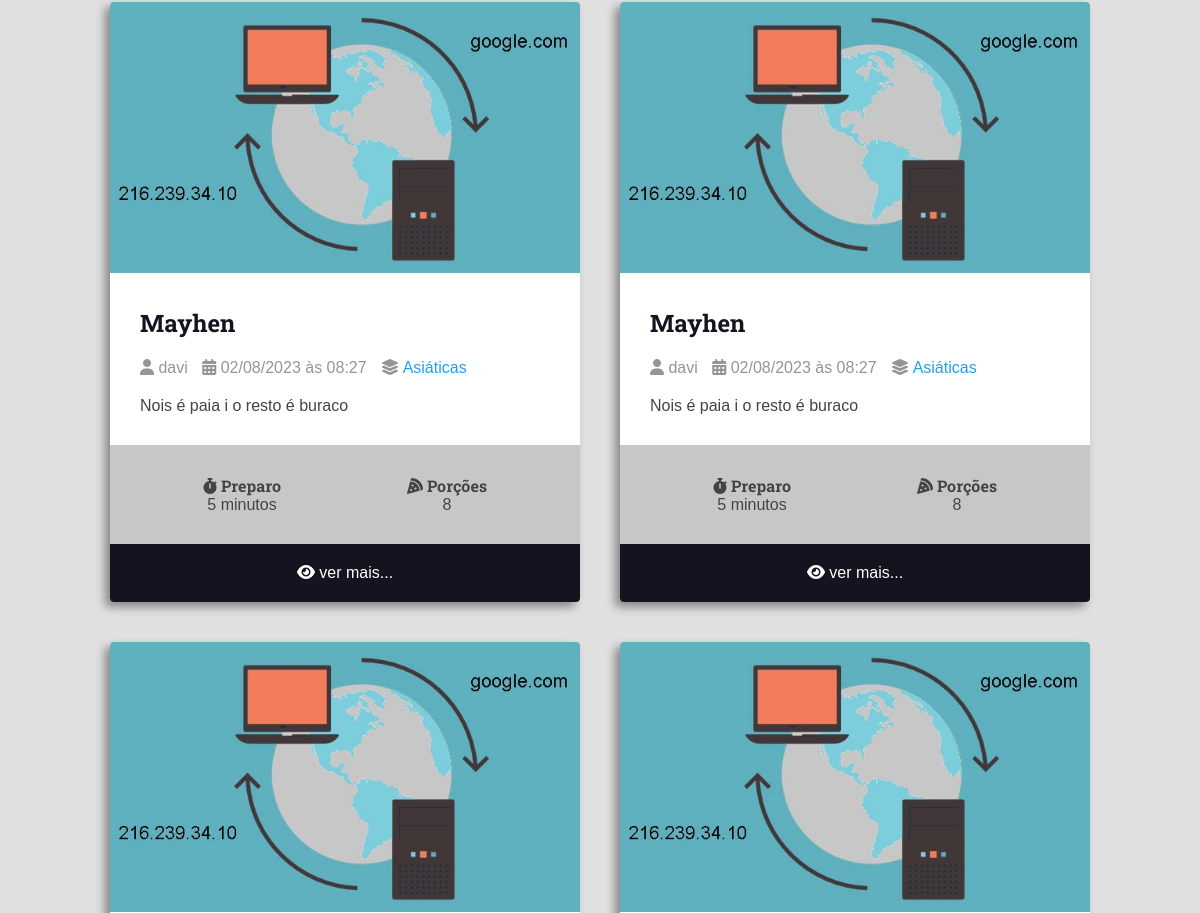
The app's page / (middle part), older data.
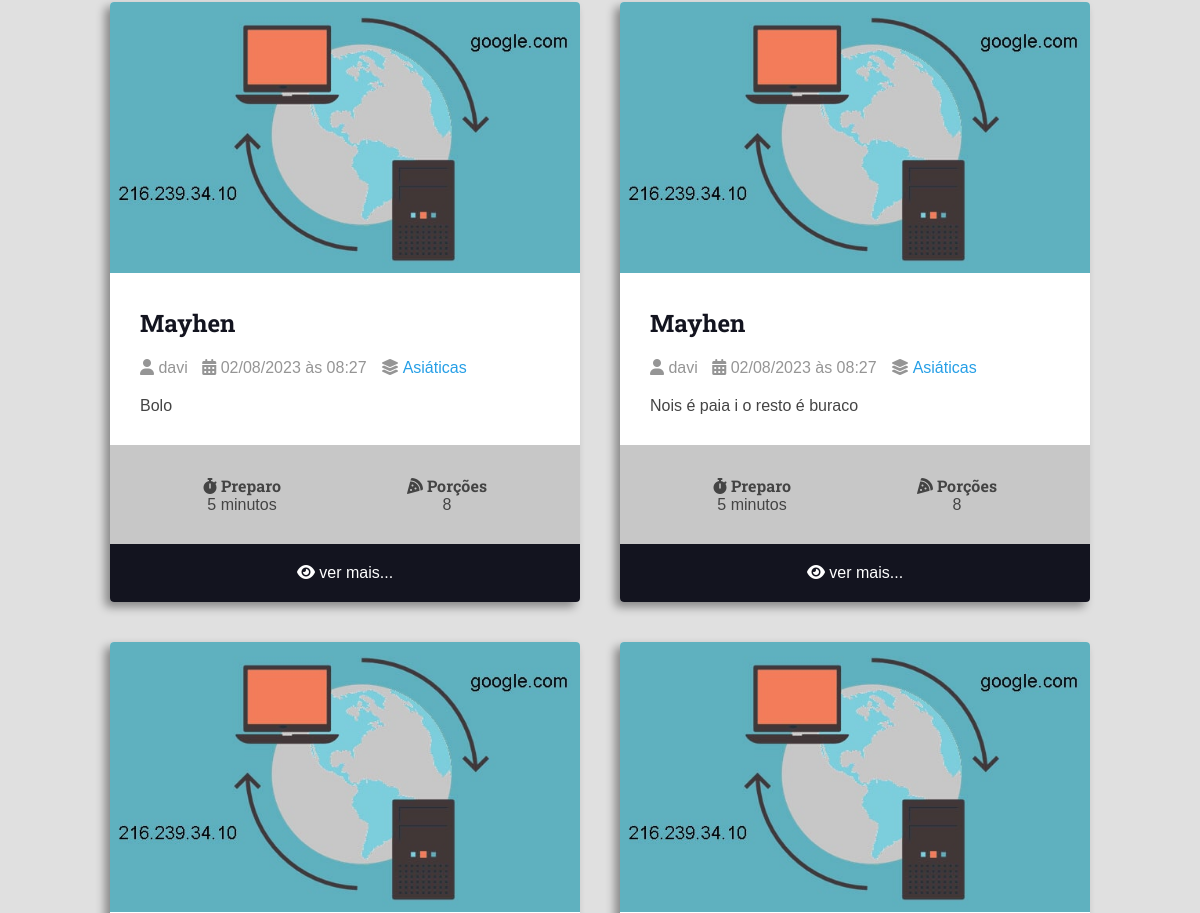
The same page, newer data.
### recipes/models.py (models this page shows, shortened)
class Recipe(models.Model):
    title = models.CharField(max_length=65)
    description = models.CharField(max_length=165)
    slug = models.SlugField(blank=True, unique=True)
    preparation_time = models.IntegerField()
    preparation_time_unit = models.CharField(max_length=65)
    servings = models.IntegerField()
    servings_unit = models.CharField(max_length=65)
    preparation_steps = models.TextField()
    preparation_steps_is_html = models.BooleanField(default=False)
    created_at = models.DateTimeField(auto_now_add=True)
    updated_at = models.DateTimeField(auto_now=True)
    is_published = models.BooleanField(default=False)
    cover = models.ImageField(
        upload_to='recipes/covers/%Y/%m/%d/', blank=True, null=True)
    category = models.ForeignKey(
        Category, on_delete=models.SET_NULL, null=True, blank=True,
        default=None)
    author = models.ForeignKey(
        User, on_delete=models.SET_NULL, null=True)

class Category(models.Model):
    name = models.CharField(max_length=65)

### recipes/views.py (the view)
# urls.py: 2. Add a URL to urlpatterns:  path('', views.home, name='home')
def home(request):
    recipes = Recipe.objects.filter(
        is_published=True).order_by('-created_at')
    page_obj, pagination_range = make_pagination(request, recipes, PER_PAGE)
    context = {'recipes': page_obj,
               'not_recipes': True,
               'pagination_range': pagination_range, }
    if not recipes:
        return render(request, 'recipes/pages/404_error.html', context,
                      status=404)
    return render(request, 'recipes/pages/home.html', context, status=200)

### utils/pagination.py (called while the page is built)
def make_pagination(request, queryset, per_page, qty_pages=4):
    try:
        current_page = int(request.GET.get('page', 1))
    except ValueError:
        current_page = 1
    paginator = Paginator(queryset, per_page)
    page_obj = paginator.get_page(current_page)
    pagination_range = make_pagination_range(
        paginator.page_range,
        qty_pages,
        current_page
    )
    return page_obj, pagination_range

### recipes/templates/recipes/pages/home.html (shortened to what this page needs)
{% extends 'global/base.html' %}
{% block content %}
    <div class="main-content main-content-list container">
        {% for recipe in recipes %}
            {% include '../partials/recipe-cards.html' %}
        {% endfor %}
    </div>
{% endblock content %}

### recipes/templates/recipes/partials/recipe-cards.html (shortened to what this page needs)
<div class="recipe recipe-list-item">
    <div class="recipe-cover">
        <a href="{% url 'recipes:recipe' recipe.slug %}">
            <img src="{{recipe.cover.url}}" alt="Temp">
        </a>
    </div>
    <div class="recipe-title-container">
        <h2 class="recipe-title">
            <a href="{% url 'recipes:recipe' recipe.slug %}">
                {{recipe.title}}
            </a>
        </h2>
    </div>
    <div class="recipe-author">
        <span class="recipe-author-item">
            <i class="fas fa-user"></i>
                {% if recipe.author is not None %}
                    {% if recipe.author.first_name %}
                        {{recipe.author.first_name}} {{recipe.author.last_name}}
                    {% else %}
                        {{recipe.author.username}}
                    {% endif %}
                {% else %}
                    <em>Desconhecido</em>
                {% endif %}
        </span>
        <span class="recipe-author-item">
            <i class="fas fa-calendar-alt"></i>
            {{recipe.created_at|date:"d/m/Y"}} às {{recipe.created_at|date:"H:i"}}
        </span>
        {% if recipe.category is not None %}
            <span class="recipe-author-item">
                <i class="fas fa-layer-group"></i>
                <span> <a href="{% url 'recipes:category' recipe.category.id %}"> {{recipe.category.name}} </a> </span>
            </span>
        {% endif %}
    </div>
    <div class="recipe-content">
        <p> {{recipe.description}} </p>
    </div>
    <div class="recipe-meta-container">
        <div class="recipe-meta recipe-preparation">
            <h3 class="recipe-meta-title"><i class="fas fa-stopwatch"></i> Preparo</h3>
            <div class="recipe-meta-text">
                {{recipe.preparation_time}} {{recipe.preparation_time_unit}}
            </div>
        </div>
        <div class="recipe-meta recipe-servings">
            <h3 class="recipe-meta-title"><i class="fas fa-pizza-slice"></i> Porções</h3>
            <div class="recipe-meta-text">
                {{recipe.servings}} {{recipe.preparation_servings_unit}}
            </div>
        </div>
    </div>
    {% if not is_detail_page %}
        <footer class="recipe-footer">
            <a class="recipe-read-more button button-dark button-full-width" href="{% url 'recipes:recipe' recipe.slug%}">
                <i class="fas fa-eye"></i>
                <span>ver mais...</span>
            </a>
        </footer>
    {% endif %}
</div>

Row changes from the older to the newer data that the page shows:
changed Recipe: description "Nois é paia i o resto é buraco" → "Bolo"
